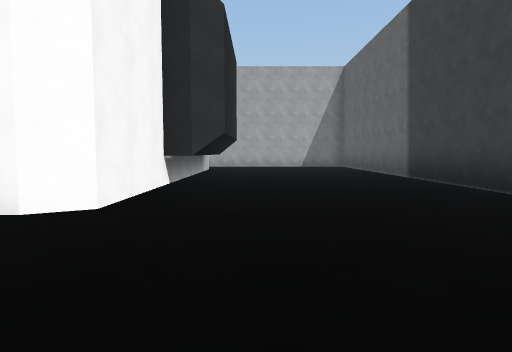
view 1 (above)

22 first-person views from a walk through a Unity game level. The camera is 1.2 m above the floor, tilts 4° down and sees 75° across. The floor is counted in squares, 2 m on a side. Each view is taken from the middle of a square. On the plan, view 1 faces up. The plan holds only what a view shows up to about 10 squares ahead; the rest is blank. The place goes on beyond the plan.

view 2
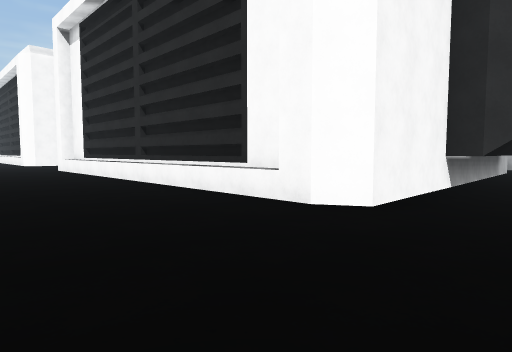

view 3
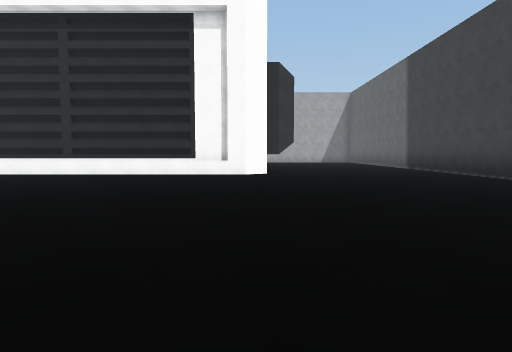

view 4
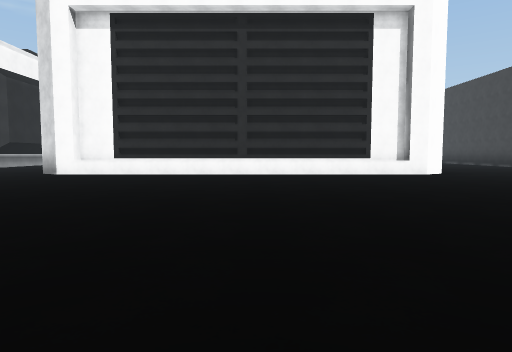

view 5
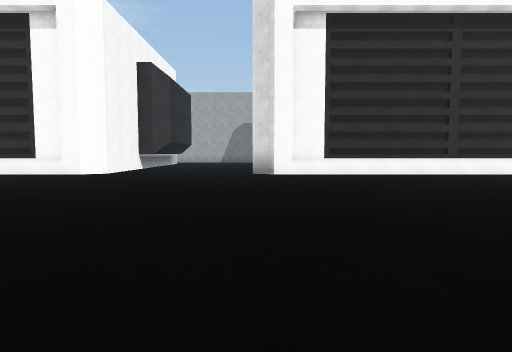

view 6
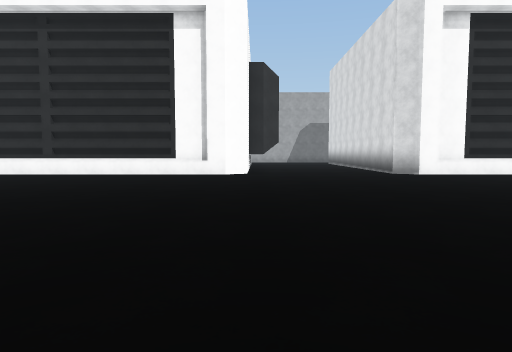

view 7
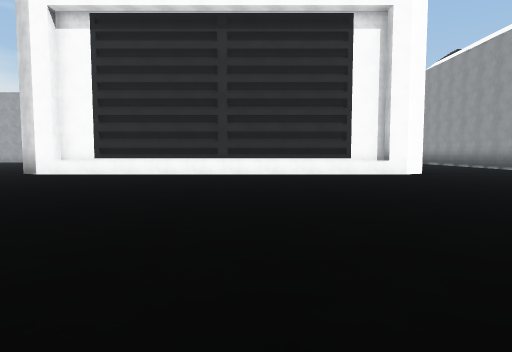

view 8
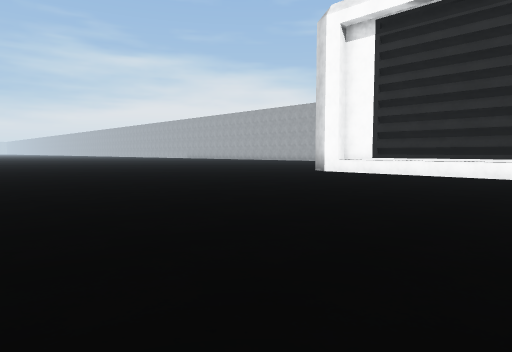

view 9
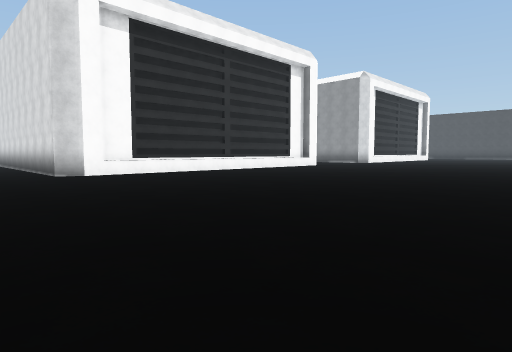

view 10
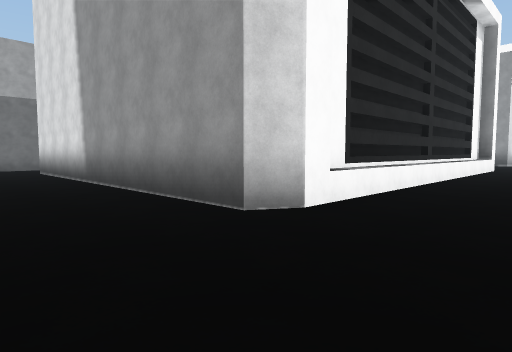

view 11
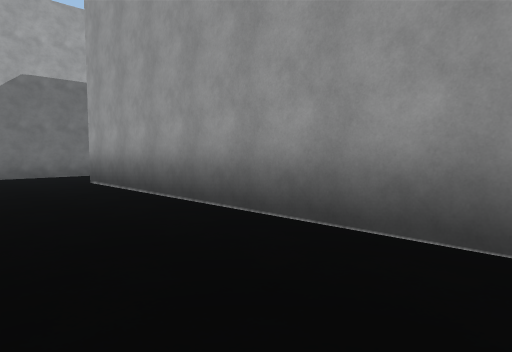

view 12
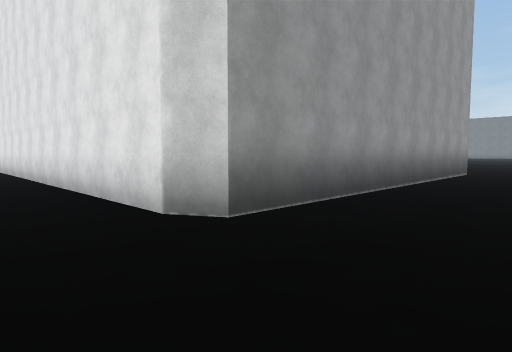

view 13
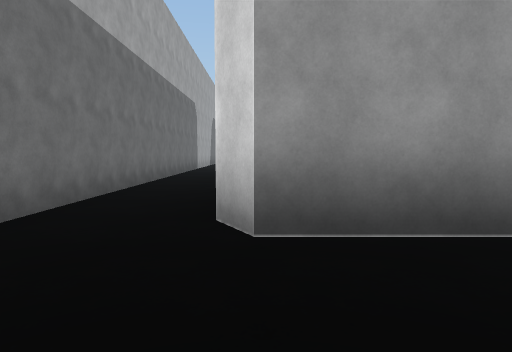

view 14
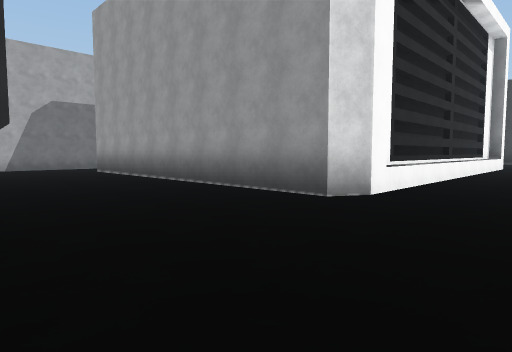

view 15
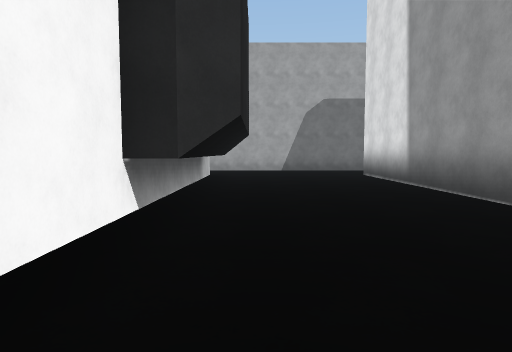

view 16
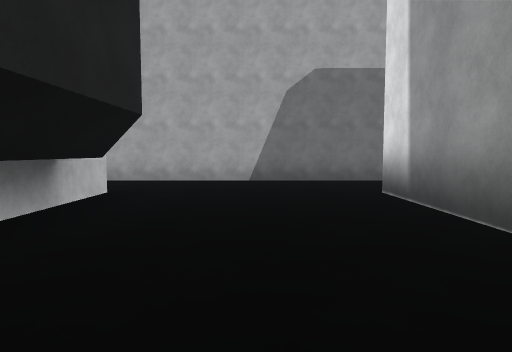

view 17
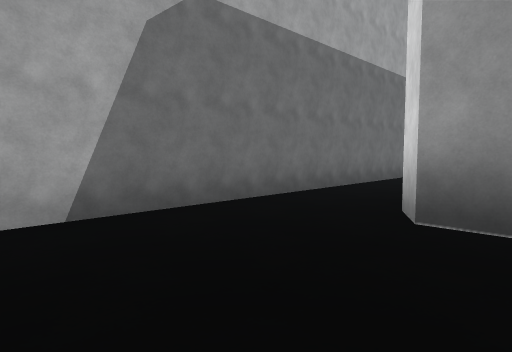

view 18
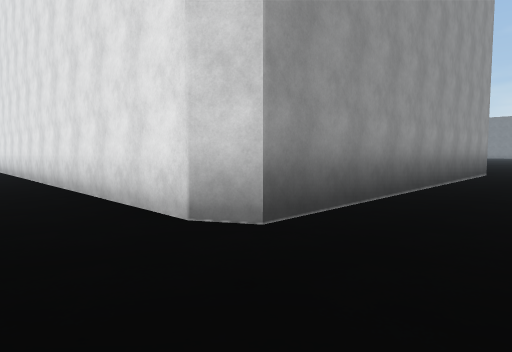

view 19
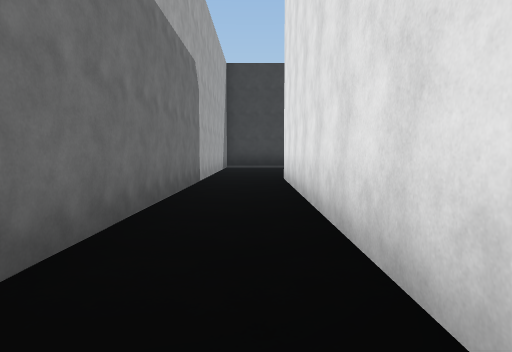

view 20
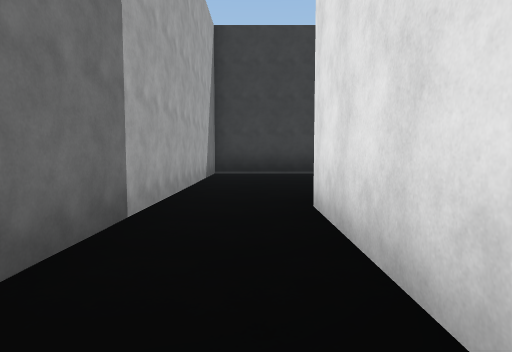

view 21
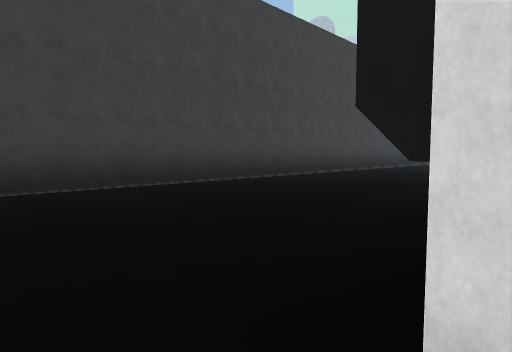

view 22
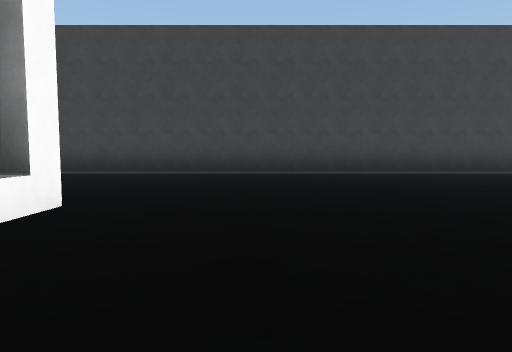

### Floor plan
Key: @ floor where view 1 was taken; # wall or solid block; . floor; ^ raised ledge.
Columns run from 31 left of view 1 to 4 right of it. Each row starts with its distance up from view 1.
 15  ##########  #######################
 14 ...........  ......................#
 13  ..........  ......................#
 12 ...###########....############.....#
 11 ...#         #....#          #.....#
 10 ...#         ##...#          ##....#
  9 ...#          #...#          ##....#
  8 ...#          #...#           #....#
  7  ..#          #...#          ##....#
  6  ..#         ##...#          ##....#
  5 ...#         #....#          #.....#
  4 ...###########....############.....#
  3  ..#^^^^^^^^^#.....#^^^^^^^^^......#
  2  ..................................#
  1 ...................................#
  0  ..............................@...#
 -1 ...................................#
 -2 ...................................#
 -3 ...................................#
 -4 .............                  ....#
 -5 ...........                      ..^
 -6 .  ....  .    .   .     .    .    .^

Positions as (right, up) in squares from view 1, and headings:
1: (0, 0), facing up
2: (0, 0), facing up-left
3: (-2, -6), facing up
4: (-7, -6), facing up
5: (-13, -6), facing up
6: (-17, -6), facing up
7: (-22, -6), facing up
8: (-22, -6), facing up-left
9: (-31, -6), facing up-right
10: (-31, 1), facing up-right
11: (-31, 5), facing up-right
12: (-31, 14), facing down-right
13: (-31, 12), facing right
14: (-17, 1), facing up-right
15: (-16, 3), facing up
16: (-15, 7), facing up
17: (-16, 11), facing up-right
18: (-15, 14), facing down-right
19: (-10, 13), facing right
20: (-6, 13), facing right
21: (-2, 13), facing down-right
22: (-6, 1), facing right
